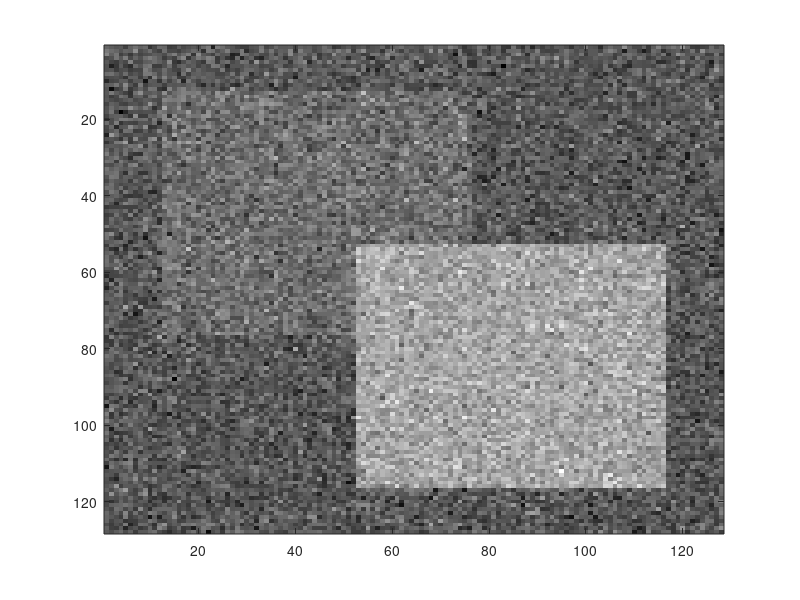
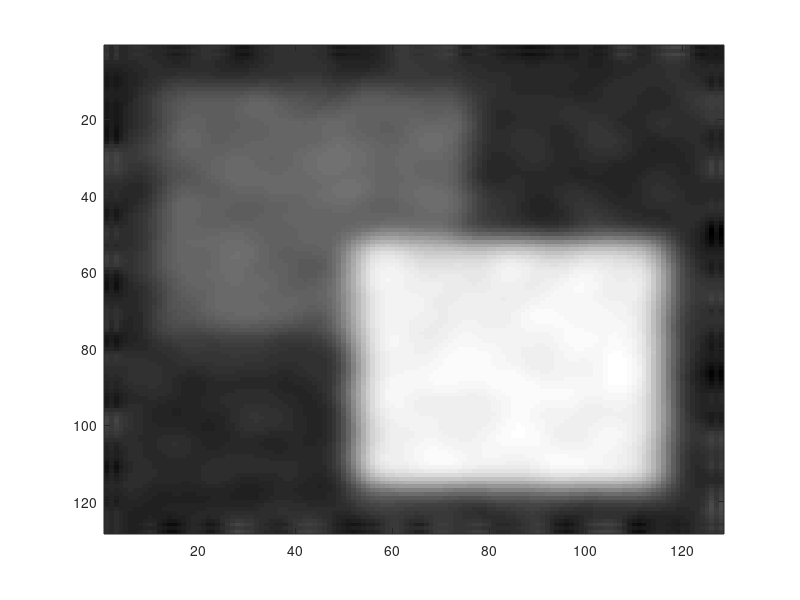

Recreate these plots in MATLAB, in order. (Note: this script raises an error after producing the figures.)
%%%This program is written by Zhenzhou Wang, for more information please
%%%contact: zzwangsia@yahoo.com or wangzhenzhou@sia.cn
%%%This program is free for academic use only.
%%%Please reference and acknowledge the following paper:
%%%%%%[1]Z.Z. Wang, "A new approach for Segmentation and Quantification of Cells or Nanoparticles," IEEE T IND INFORM, 2016



%%%% This code is used to compare zhenzhou threshold selection method
%%%% with others. This code should be run many times since the synthesized
%%%% images vary a little bit every time
close all;
clear all;


%%%%%%%%%%%Synthesizing the image
S=30;
C1=50+S*randn(128,128);
Center1=80+S*randn(64,64);
Center2=150+S*randn(64,64);
C1(13:76,13:76)=Center1;
C1(53:116,53:116)=Center2;
C=(C1);
figure,imagesc(C);colormap gray;


IS=size(C1);
Seg1=double(C1);
S=size(Seg1);
    for l=1:10
        for i=2:IS(1)-1
            for j=2:IS(2)-1
                meanc=(Seg1(i+1,j+1)+Seg1(i+1,j-1)+Seg1(i-1,j+1)+Seg1(i-1,j-1)+Seg1(i+1,j)+Seg1(i,j+1)+Seg1(i-1,j)+Seg1(i,j-1)+Seg1(i,j))/9;
                Seg1(i,j)=round(meanc);
            end;
        end;
    end;
    Seg1(1:2,:)=Seg1(3:4,:);
    Seg1((IS(1)-1):IS(1),:)=Seg1((IS(1)-3):(IS(1)-2),:);
    Seg1(:,1:2)=Seg1(:,3:4);
    Seg1(:,(IS(2)-1):IS(2))=Seg1(:,(IS(2)-3):(IS(2)-2));

Seg=Seg1;
figure,imagesc(Seg);colormap gray;
%%%%%%%%%%%End of Synthesizing the image



%%%Zhenzhou threshold selection method
T=zhenzhou_threshold_selection_updated(double(Seg),2,15,1);
bSeg=Seg>T;
figure,imagesc(bSeg);colormap gray;


 
%%%%EM Results
[Segs,mu,v,p]=EMSeg(Seg,2);
figure,imagesc(Segs);colormap gray;



%%%%%%%%%%%%%%kmeans results 

[mu,Segs]=kmeans(uint8(Seg),2);
figure,imagesc(Segs);colormap gray;






%  C. Li, C. Xu, C. Gui, M. D. Fox, "Distance Regularized Level Set Evolution and Its Application to Image Segmentation", 
%     IEEE Trans. Image Processing, vol. 19 (12), pp. 3243-3254, 2010.
% clear all;
% close all;

    tic;
    Img=double(Seg);
    %% parameter setting
    timestep=5;  % time step
    mu=0.2/timestep;  % coefficient of the distance regularization term R(phi)
%     iter_inner=5;
%     iter_outer=40;
    iter_inner=20;
    iter_outer=80;
    lambda=5; % coefficient of the weighted length term L(phi)
    alfa=1.5;  % coefficient of the weighted area term A(phi)
    epsilon=1.5; % papramater that specifies the width of the DiracDelta function
    
    sigma=1.5;     % scale parameter in Gaussian kernel
    G=fspecial('gaussian',15,sigma);
    Img_smooth=conv2(Img,G,'same');  % smooth image by Gaussiin convolution
    [Ix,Iy]=gradient(Img_smooth);
    f=Ix.^2+Iy.^2;
    g=1./(1+f);  % edge indicator function.
    
    % initialize LSF as binary step function
    c0=2;
    initialLSF=c0*ones(size(Img));
    % generate the initial region R0 as a rectangle
    NS=size(Img);
    % initialLSF(10:55, 10:75)=-c0;
    initialLSF(10:NS(1)-10,10:NS(2)-10)=-c0;
%     initialLSF(round(NS(1)/2-10):round(NS(1)/2+10),round(NS(2)/2-10):round(NS(2)/2+10))=-c0;
    phi=initialLSF;
    
    figure(1);
    mesh(-phi);   % for a better view, the LSF is displayed upside down
    hold on;  contour(phi, [0,0], 'r','LineWidth',2);
    title('Initial level set function');
    view([-80 35]);
    
    figure(2);
    imagesc(Img,[0, 255]); axis off; axis equal; colormap(gray); hold on;  contour(phi, [0,0], 'r');
    title('Initial zero level contour');
    pause(0.5);
    
    potential=2;
    if potential ==1
        potentialFunction = 'single-well';  % use single well potential p1(s)=0.5*(s-1)^2, which is good for region-based model
    elseif potential == 2
        potentialFunction = 'double-well';  % use double-well potential in Eq. (16), which is good for both edge and region based models
    else
        potentialFunction = 'double-well';  % default choice of potential function
    end
    
    
    % start level set evolution
    for n=1:iter_outer
        phi = drlse_edge(phi, g, lambda, mu, alfa, epsilon, timestep, iter_inner, potentialFunction);
        if mod(n,2)==0
            figure(2);
            imagesc(Img,[0, 255]); axis off; axis equal; colormap(gray); hold on;  contour(phi, [0,0], 'r','LineWidth',3);
        end
    end
    
    % refine the zero level contour by further level set evolution with alfa=0
    alfa=0;
    iter_refine = 10;
    phi = drlse_edge(phi, g, lambda, mu, alfa, epsilon, timestep, iter_inner, potentialFunction);
    
    finalLSF=phi;
    figure(2);
    imagesc(Img,[0, 255]); axis off; axis equal; colormap(gray); hold on;  contour(phi, [0,0], 'r');
    hold on;  contour(phi, [0,0], 'r','LineWidth',3);
    str=['Final zero level contour, ', num2str(iter_outer*iter_inner+iter_refine), ' iterations'];
    title(str);
    
    pause(1);
    figure;
    mesh(-finalLSF); % for a better view, the LSF is displayed upside down
    hold on;  contour(phi, [0,0], 'r-','LineWidth',3);
%     legend('Dis-LS');
%     str=['Final level set function, ', num2str(iter_outer*iter_inner+iter_refine), ' iterations'];
%     title(str);
    axis on;
    
    toc;









% Description: This code implements the paper: "Active Contours Without
% Edges" By Chan Vese.

I=uint8(Seg);
tic;
%     figure,imagesc(I);colormap gray;
m = zeros(size(I,1),size(I,2));          %-- create initial mask
NS=size(I);
 m(30:NS(1)-10,2:NS(2)-10) = 1;
seg = region_seg(I, m, 1200); %-- Run segmentation
figure,imagesc(seg);colormap gray;
toc;





% Shawn Lankton's IEEE TIP 2008 paper 'Localizing Region-Based Active
% Contours'.

% clc;clear all;close all;
imgID = 1; % 1,2,3  % choose one of the five test images
    
%     path='Images\test\100007.jpg';
%     path='Images\test\8068.jpg';%%C(:,:,1)
%     
%     path='Images\test\388067.jpg';%%C(:,:,1)
%     path='Images\val\3096.jpg';%%C(:,:,1)
%     path='Images\val\86016.jpg';%%C(:,:,3)
%     Seg=im2double(imread(path));
%     C=Seg(:,:,3)*255;
Img=(Seg);
NS=size(Img);
 
imgID = 3;
tic;
epsilon = 1;
switch imgID

    case 1
        num_it =1000;
        rad = 8;
        alpha = 0.3;% coefficient of the length term
        mask_init  = zeros(size(Img(:,:,1)));
        mask_init(10:NS(1)-10,10:NS(2)-10) = 1;
        seg = local_AC_MS(Img,mask_init,rad,alpha,num_it,epsilon);
    case 2
        num_it =1800;
        rad = 9;
        alpha = 0.003;% coefficient of the length term
        mask_init = zeros(size(Img(:,:,1)));
        mask_init(20:NS(1)-20,20:NS(2)-20) = 1;
        seg = local_AC_UM(Img,mask_init,rad,alpha,num_it,epsilon);
    case 3
        num_it = 2000;
        rad = 5;
        alpha = 0.001;% coefficient of the length term
        mask_init  = zeros(size(Img(:,:,1)));
        mask_init(10:NS(1)-10,10:NS(2)-10) = 1;
        seg = local_AC_UM(Img,mask_init,rad,alpha,num_it,epsilon);
end
toc;





%%%%%%%%%%%Otsu
X=(Seg);

tic;
for n = 2:2
    IDX = otsu(X,n);   
end
toc;
figure,imagesc(IDX);colormap gray;


 


%%%%%%%%%%%%ISO data
% Reference :T.W. Ridler, S. Calvard, Picture thresholding using an iterative selection method, 
%    IEEE Trans. System, Man and Cybernetics, SMC-8 (1978) 630-632.
    
 C=Seg;   
level = isodata(uint8(C));
 BW = im2bw(uint8(C),level);
 figure,imagesc(BW);colormap gray;
      
 

 
 %%%%maximum entropy    

 C=Seg;   
    
[threshold_max I1]=maxentropie(uint8(C));
figure,imagesc(I1);colormap gray;

 


 %%%cross entropy

C=Seg;

[threshold_cross I1]=minCE(uint8(C));
figure,imagesc(I1);colormap gray;


 

 %%%fuzzy entropy
C=Seg;   
    
NS=size(C);
T_fuzzy= entropy_fuzzy_threshold(C)
BC=zeros(NS(1),NS(2));
for i=1:NS(1)
    for j=1:NS(2)
        if C(i,j)>T_fuzzy
            BC(i,j)=1;
        end;
    end;
end;
figure,imagesc(BC);colormap gray;





%%%%%%%%%%%2015 thresholding
C=Seg;   
MG=fth(C,2,1,1.5);  
figure,imagesc(MG);colormap gray;
% MG1=MG<2;
% figure,imagesc(MG1);colormap gray;
% I1=MG-1;




%%%fuzzy Cmeans
C=Seg;    
fim=mat2gray(C);
level=graythresh(fim);
bwfim=im2bw(fim,level);


[bwfim0,level0]=fcmthresh(fim,0);
[bwfim1,level1]=fcmthresh(fim,1);
figure,imagesc(fim);colormap gray;
figure,imagesc(bwfim);colormap gray;


